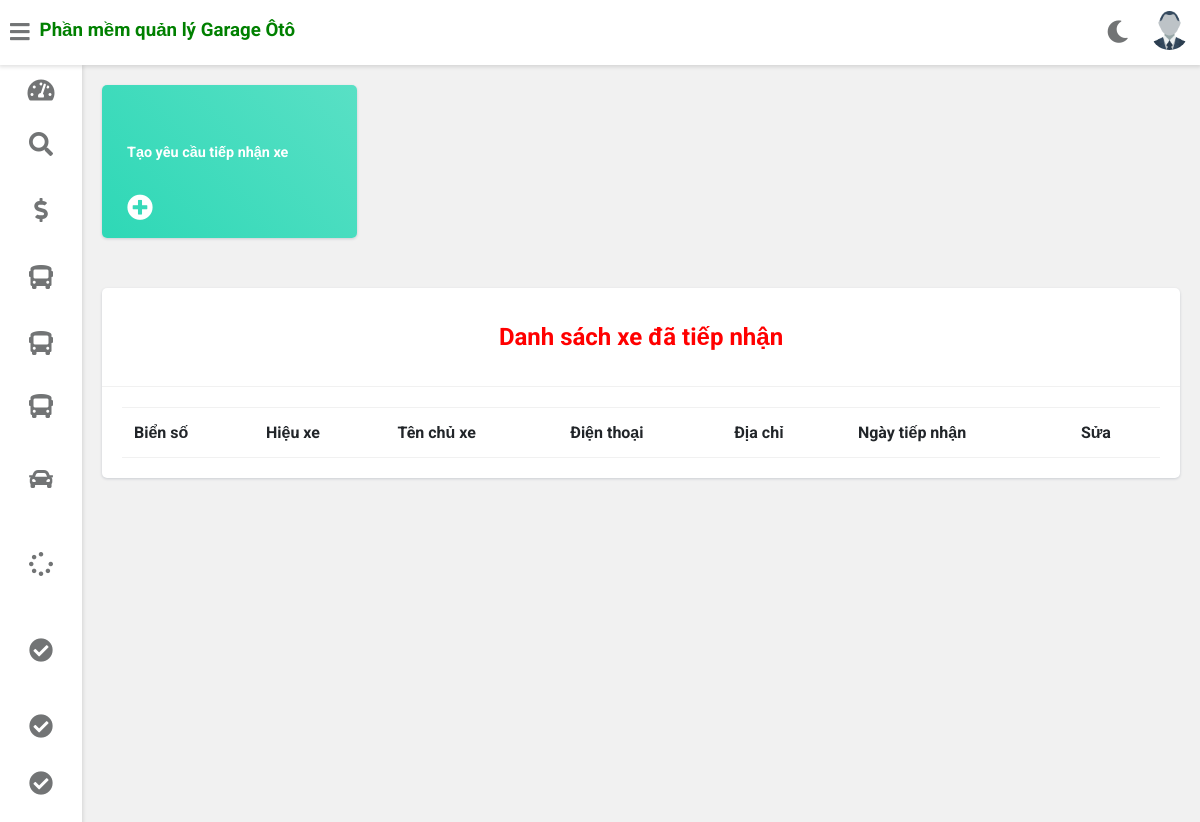
The app's page /tom/request (signed in), older data.
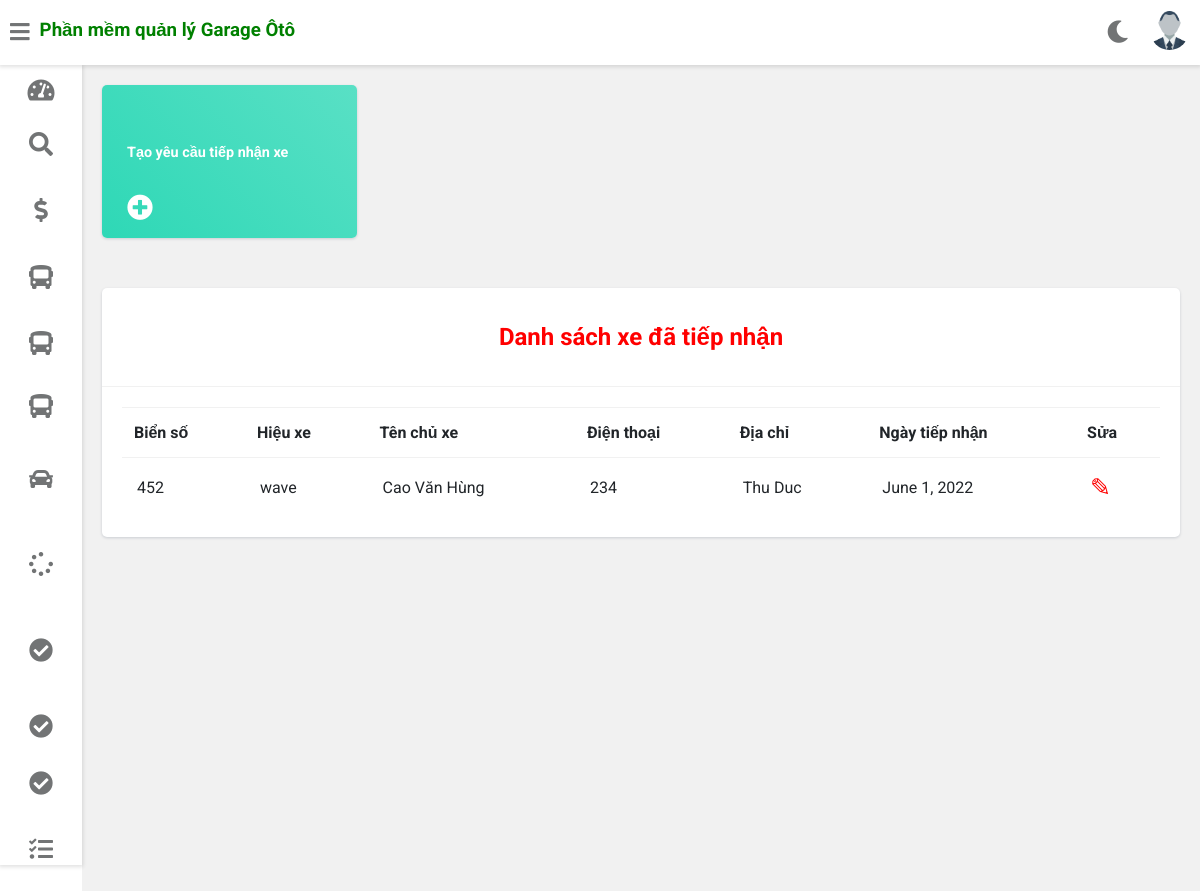
The same page, newer data.
### gara/models.py (models this page shows, shortened)
class PhieuTiepNhan(models.Model):
    maphieutiepnhan = models.AutoField(primary_key=True)
    tenchuxe = models.CharField(max_length=40,null=False)
    bienso = models.PositiveIntegerField(null=False)
    diachi = models.CharField(max_length=100,null=False)
    hieuxe = models.ForeignKey(HieuXe, on_delete=models.DO_NOTHING)
    dienthoai =  models.PositiveIntegerField(null=False)
    date=models.DateField(auto_now=True)

class HieuXe(models.Model):
    mahieuxe=models.AutoField(primary_key=True)
    tenhieuxe=models.CharField(max_length=30, unique=True)
    def __str__(self):
        return self.tenhieuxe

### gara/views.py (the view)
# urls.py: path('<username>/request',views.view_request,name='view-request'),
@login_required(login_url="/login")
def view_request(request, username):
    staff = Staff.objects.get(username=username)
    picture = '../' + staff.profile_pic.url
    enquiry=PhieuTiepNhan.objects.all().filter(date=date.today())
    return render(request,'gara/view_request.html', {'enquiries': enquiry, 'customer': staff, "picture": picture})

### templates/gara/view_request.html (shortened to what this page needs)
{% extends 'gara/customerbase.html' %}
{% block content %}
	<div class="wrapper">
		<div style="margin-left:0px;" class="container">
			<div class="row">
			  <div class="col-md-4 col-xl-3">
				<div class="card bg-c-green order-card">
					<div class="card-block">
					  <a href="../{{customer.username}}/add_request">
						<h6 class="m-b-20">Tạo yêu cầu tiếp nhận xe</h6>
					  </a>
					  <h2 class="text-right"><i class="fas fa-plus-circle f-left"></i></h2>
					  <br>
					</div>
				  </div>
			  </div>
			</div>
		</div>
		<div class="row">
			<div class="col-12 col-m-12 col-sm-12">
				<div class="card">
					<div class="card-header">
						<h2 style="color:red; text-align:center" >Danh sách xe đã tiếp nhận</h2>
					</div>
					<div class="card-content">
						<table>
							<thead>
								<tr>
								<th>Biển số</th>
								<th>Hiệu xe</th>
								<th>Tên chủ xe</th>
								<th>Điện thoại</th>
								<th>Địa chỉ</th>
								<th>Ngày tiếp nhận</th>
                <th>Sửa</th>
								</tr>
							</thead>
							<tbody>
                {% for enq in enquiries %}
                <tr>
                  <td>{{enq.bienso}}</td>
                  <td>{{enq.hieuxe}}</td>
                  <td>{{enq.tenchuxe}}</td>
                  <td>{{enq.dienthoai}}</td>
                  <td>{{enq.diachi}}</td>
                  <td>{{enq.date}}</td>
                  <td><a  style="color:red; text-decoration:none;font-size:25px;" href="{% url 'gara:update_request' username=customer.username pk=enq.maphieutiepnhan %}">&#9998;</a></td>
                </tr>
                {% endfor %}
							</tbody>
						</table>
					</div>
				</div>
			</div>
		</div>
<br><br><br><br><br><br><br><br><br><br><br><br><br><br><br><br>
	</div>
{% endblock content %}

Row changes from the older to the newer data that the page shows:
added PhieuTiepNhan: bienso "452", hieuxe "wave", tenchuxe "Cao Văn Hùng", dienthoai "234", diachi "Thu Duc", date "June 1, 2022"
